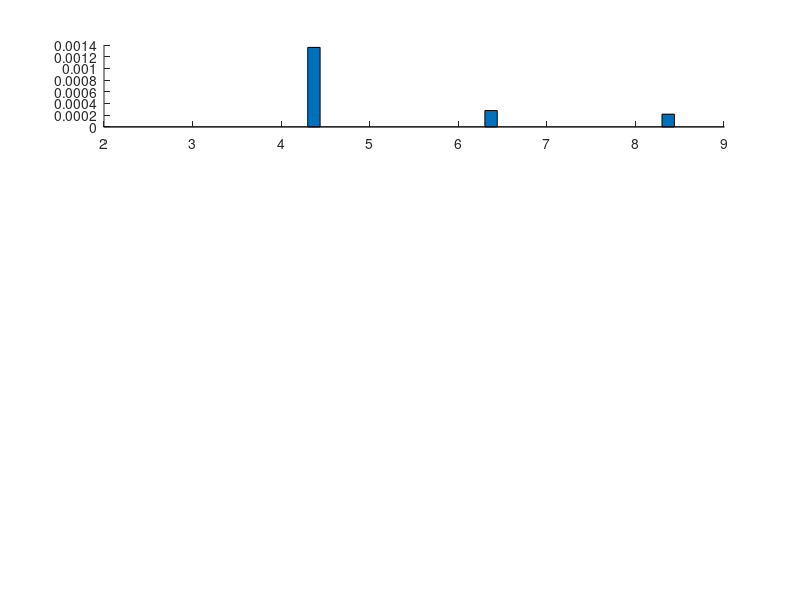

Reproduce this figure in MATLAB. (Note: this script raises an error after producing the figure.)
clc
clear
figure(1)
xText = 5.5;

load Run03Test_80dB
subplot(411)
bar(lengthWindow, MSE_1phase3phase_withHarmonics,'group')
ylabel('MSE','FontSize', fontSize, 'FontWeight', 'light')
yText = 0.9*max(max(MSE_1phase3phase_withHarmonics));
text(xText,yText, ['SNR = ' int2str(20*log10(1/sigma))])


load Run03Test_60dB
subplot(412)
bar(lengthWindow, MSE_1phase3phase_withHarmonics,'group')
ylabel('MSE','FontSize', fontSize, 'FontWeight', 'light')
yText = 0.9*max(max(MSE_1phase3phase_withHarmonics));
text(xText,yText, ['SNR = ' int2str(20*log10(1/sigma))])


load Run03Test_40dB
subplot(413)
bar(lengthWindow, MSE_1phase3phase_withHarmonics,'group')
ylabel('MSE','FontSize', fontSize, 'FontWeight', 'light')
yText = 0.9*max(max(MSE_1phase3phase_withHarmonics));
text(xText,yText, ['SNR = ' int2str(20*log10(1/sigma))])


load Run03Test_20dB
subplot(414)
bar(lengthWindow, MSE_1phase3phase_withHarmonics,'group')
ylabel('MSE','FontSize', fontSize, 'FontWeight', 'light')
yText = 0.9*max(max(MSE_1phase3phase_withHarmonics));
text(xText,yText, ['SNR = ' int2str(20*log10(1/sigma))])


gtext('[17]\downarrow')% Lopez
gtext('[17]\downarrow')% Lopez
gtext('[17]\downarrow')% Lopez
gtext('[17]\downarrow')% Lopez



gtext('[8]\downarrow') % Akke
gtext('[8]\downarrow') % Akke
gtext('[8]\downarrow') % Akke
gtext('[8]\downarrow') % Akke
